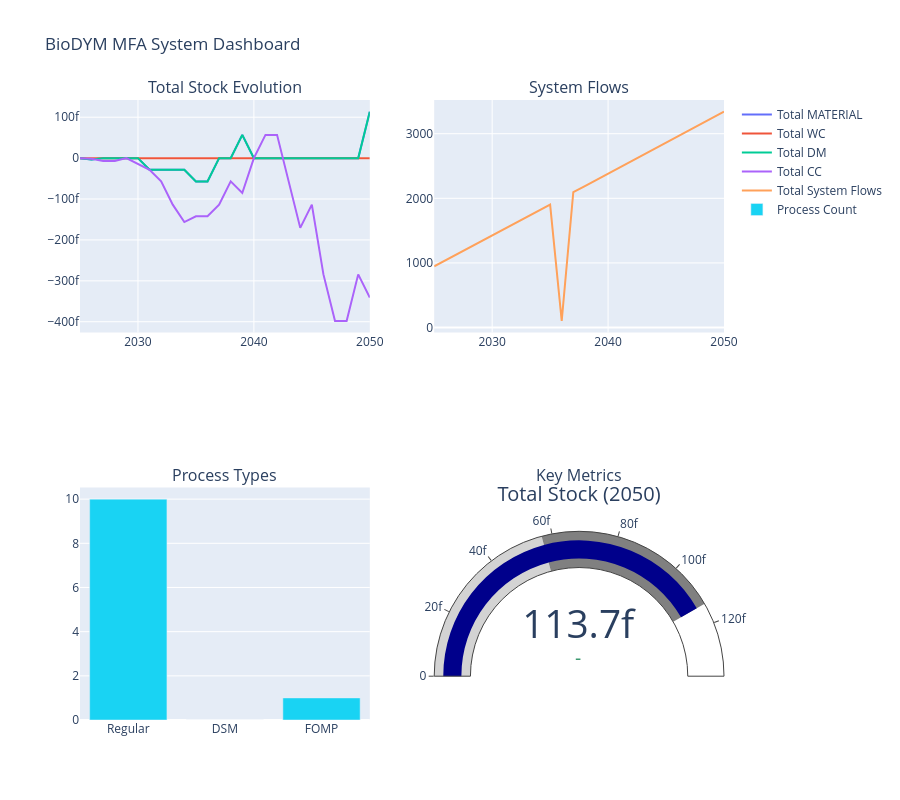

Notebook source saved alongside this figure:
### Code cell
# ==============================================================================
# CELL 16: SUMMARY DASHBOARD
# ==============================================================================
"""
Copy this entire section into your sixteenth Jupyter cell:

## 📋 Summary Dashboard

**Purpose:** Comprehensive overview of key system indicators and KPIs.
**Features:**
- Multi-panel dashboard layout
- Total stock evolution for all elements
- System flows overview
- Process type distribution
- Key metrics gauge

**Use cases:**
- Quick system overview
- Presentation to stakeholders
- System status monitoring
- Comparison between scenarios
"""

# Summary Dashboard
print("📋 Summary Dashboard")
print("=" * 50)

if mfa_system_with_results is not None:
    plotting.plot_summary_dashboard(mfa_system_with_results, dsm_params, fomp_params)
else:
    print("❌ No deterministic results available for dashboard")

### Figure 1 — Plotly figure (JSON) as saved in the notebook; plotly's stock layout.template omitted (floating-point values rounded to 4 significant figures)
{"data": [{"mode": "lines", "name": "Total MATERIAL", "type": "scatter", "x": [2025, 2026, 2027, 2028, 2029, 2030, 2031, 2032, 2033, 2034, 2035, 2036, 2037, 2038, 2039, 2040, 2041, 2042, 2043, 2044, 2045, 2046, 2047, 2048, 2049, 2050], "xaxis": "x", "y": [0, -3.553e-15, 0, 0, 0, 0, -2.842e-14, -2.842e-14, -2.842e-14, -2.842e-14, -5.684e-14, -5.684e-14, 0, 0, 5.684e-14, 0, 0, 0, 0, 0, 0, 0, 0, 0, 0, 1.137e-13], "yaxis": "y"}, {"mode": "lines", "name": "Total WC", "type": "scatter", "x": [2025, 2026, 2027, 2028, 2029, 2030, 2031, 2032, 2033, 2034, 2035, 2036, 2037, 2038, 2039, 2040, 2041, 2042, 2043, 2044, 2045, 2046, 2047, 2048, 2049, 2050], "xaxis": "x", "y": [0, 0, 0, 0, 0, 0, 0, 0, 0, 0, 0, 0, 0, 0, 0, 0, 0, 0, 0, 0, 0, 0, 0, 0, 0, 0], "yaxis": "y"}, {"mode": "lines", "name": "Total DM", "type": "scatter", "x": [2025, 2026, 2027, 2028, 2029, 2030, 2031, 2032, 2033, 2034, 2035, 2036, 2037, 2038, 2039, 2040, 2041, 2042, 2043, 2044, 2045, 2046, 2047, 2048, 2049, 2050], "xaxis": "x", "y": [0, -3.553e-15, 0, 0, 0, 0, -2.842e-14, -2.842e-14, -2.842e-14, -2.842e-14, -5.684e-14, -5.684e-14, 0, 0, 5.684e-14, 0, 0, 0, 0, 0, 0, 0, 0, 0, 0, 1.137e-13], "yaxis": "y"}, {"mode": "lines", "name": "Total CC", "type": "scatter", "x": [2025, 2026, 2027, 2028, 2029, 2030, 2031, 2032, 2033, 2034, 2035, 2036, 2037, 2038, 2039, 2040, 2041, 2042, 2043, 2044, 2045, 2046, 2047, 2048, 2049, 2050], "xaxis": "x", "y": [0, -1.776e-15, -7.105e-15, -7.105e-15, 0, -1.421e-14, -2.842e-14, -5.684e-14, -1.137e-13, -1.563e-13, -1.421e-13, -1.421e-13, -1.137e-13, -5.684e-14, -8.527e-14, 0, 5.684e-14, 5.684e-14, -5.684e-14, -1.705e-13, -1.137e-13, -2.842e-13, -3.979e-13, -3.979e-13, -2.842e-13, -3.411e-13], "yaxis": "y"}, {"mode": "lines", "name": "Total System Flows", "type": "scatter", "x": [2025, 2026, 2027, 2028, 2029, 2030, 2031, 2032, 2033, 2034, 2035, 2036, 2037, 2038, 2039, 2040, 2041, 2042, 2043, 2044, 2045, 2046, 2047, 2048, 2049, 2050], "xaxis": "x2", "y": [948.1, 1043.0, 1139.0, 1234.0, 1330.0, 1425.0, 1521.0, 1616.0, 1712.0, 1808.0, 1903.0, 102.9, 2094.0, 2190.0, 2286.0, 2381.0, 2477.0, 2573.0, 2669.0, 2765.0, 2861.0, 2957.0, 3053.0, 3149.0, 3245.0, 3342.0], "yaxis": "y2"}, {"name": "Process Count", "type": "bar", "x": ["Regular", "DSM", "FOMP"], "xaxis": "x3", "y": [10, 0, 1], "yaxis": "y3"}, {"domain": {"x": [0.55, 1], "y": [0, 0.375]}, "gauge": {"axis": {"range": [null, 1.364e-13]}, "bar": {"color": "darkblue"}, "steps": [{"color": "lightgray", "range": [0, 5.684e-14]}, {"color": "gray", "range": [5.684e-14, 1.137e-13]}]}, "mode": "gauge+number+delta", "title": {"text": "Total Stock (2050)"}, "type": "indicator", "value": 1.137e-13}], "layout": {"annotations": [{"font": {"size": 16}, "showarrow": false, "text": "Total Stock Evolution", "x": 0.225, "xanchor": "center", "xref": "paper", "y": 1, "yanchor": "bottom", "yref": "paper"}, {"font": {"size": 16}, "showarrow": false, "text": "System Flows", "x": 0.775, "xanchor": "center", "xref": "paper", "y": 1, "yanchor": "bottom", "yref": "paper"}, {"font": {"size": 16}, "showarrow": false, "text": "Process Types", "x": 0.225, "xanchor": "center", "xref": "paper", "y": 0.375, "yanchor": "bottom", "yref": "paper"}, {"font": {"size": 16}, "showarrow": false, "text": "Key Metrics", "x": 0.775, "xanchor": "center", "xref": "paper", "y": 0.375, "yanchor": "bottom", "yref": "paper"}], "height": 800, "title": {"text": "BioDYM MFA System Dashboard"}, "xaxis": {"anchor": "y", "domain": [0, 0.45]}, "xaxis2": {"anchor": "y2", "domain": [0.55, 1]}, "xaxis3": {"anchor": "y3", "domain": [0, 0.45]}, "yaxis": {"anchor": "x", "domain": [0.625, 1]}, "yaxis2": {"anchor": "x2", "domain": [0.625, 1]}, "yaxis3": {"anchor": "x3", "domain": [0, 0.375]}}}
